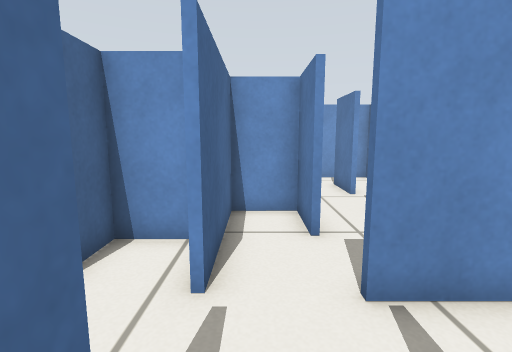
[1] (above)

21 first-person views from a walk through a robot-simulator world made for Gazebo. The camera is 0.57 m above the floor, tilts 8° down and sees 85° across. The floor is counted in squares, 0.25 m on a side. Each view is taken from the middle of a square. On the plan, view 1 faces up. The plan holds only what a view shows up to about 17 squares ahead; the rest is blank.

[2]
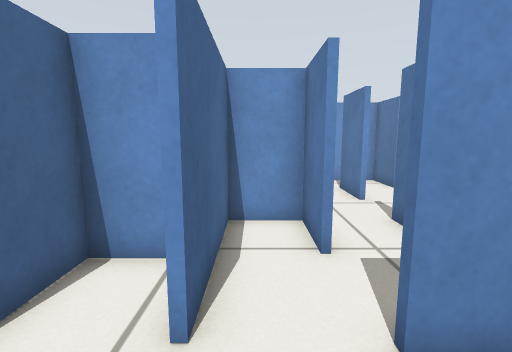

[3]
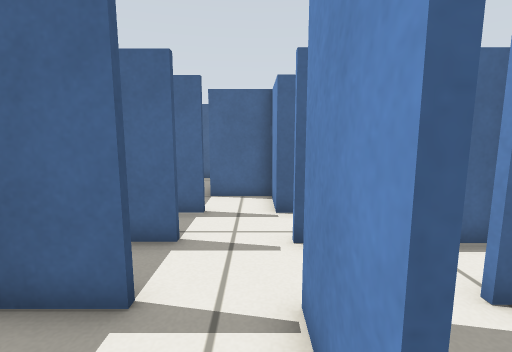

[4]
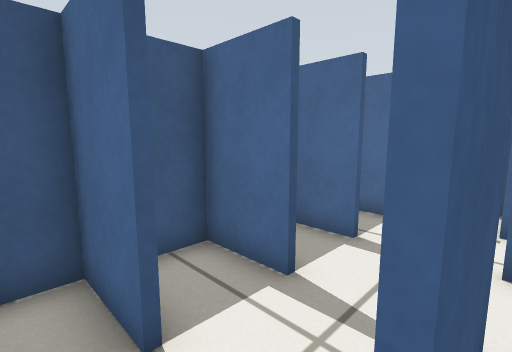

[5]
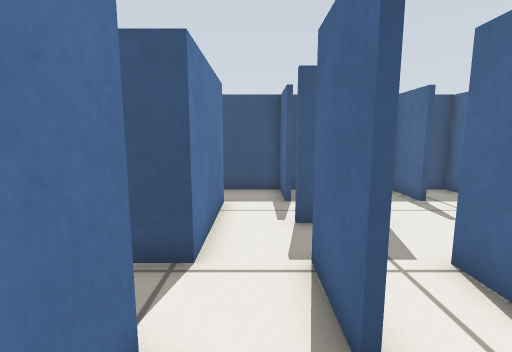

[6]
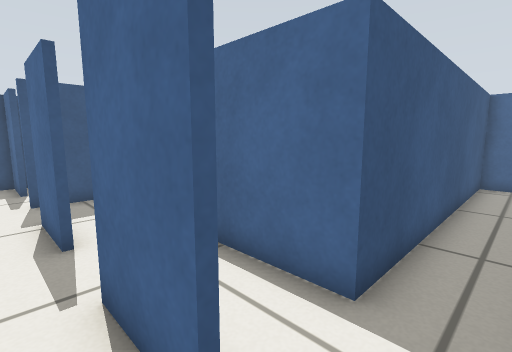

[7]
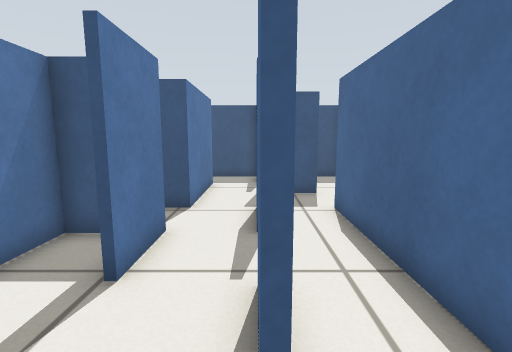

[8]
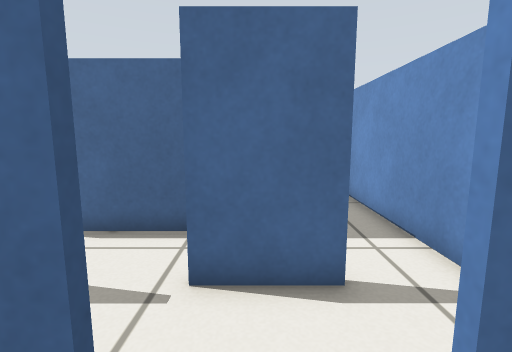

[9]
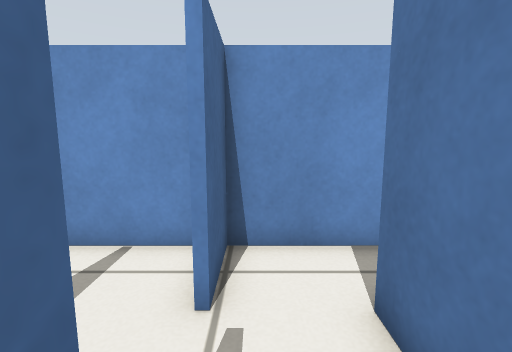

[10]
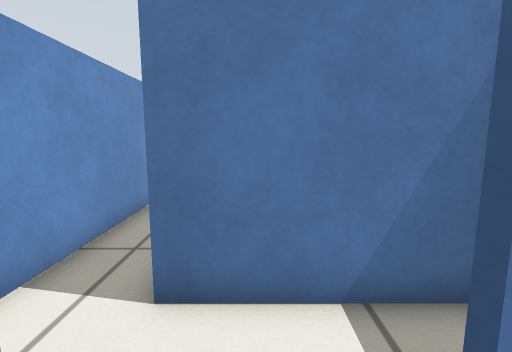

[11]
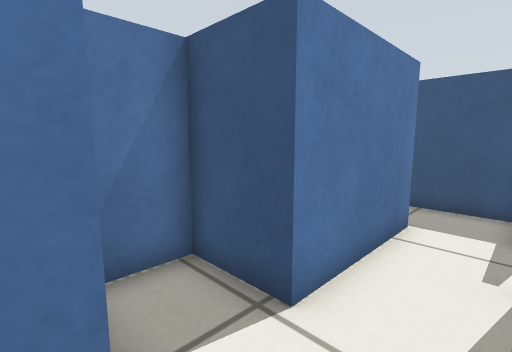

[12]
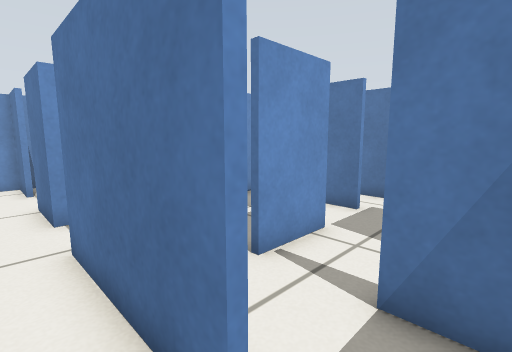

[13]
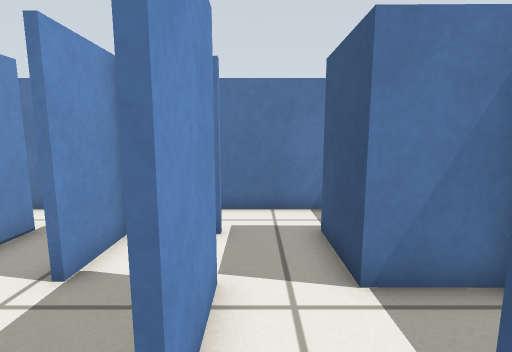

[14]
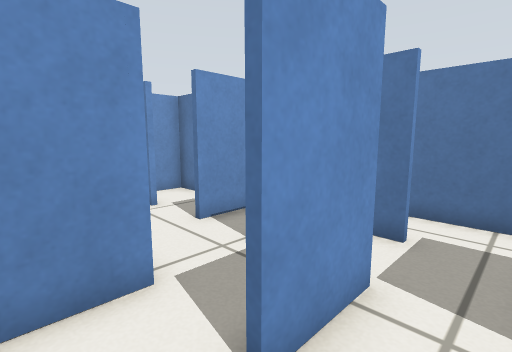

[15]
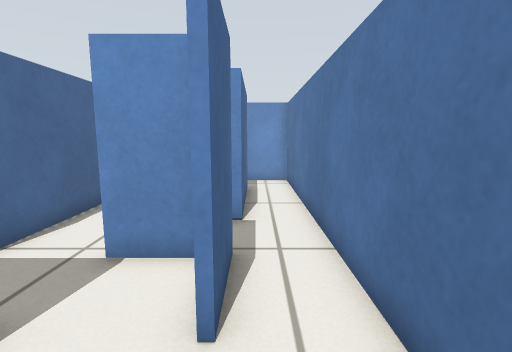

[16]
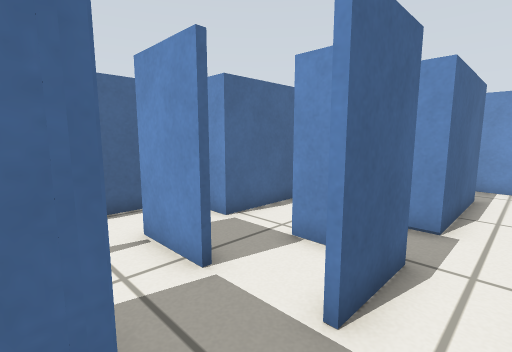

[17]
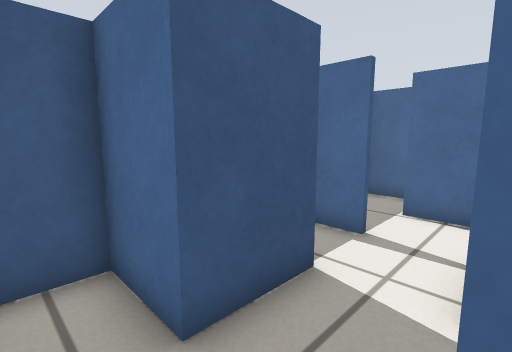

[18]
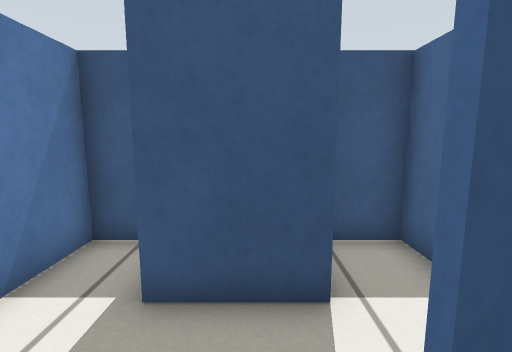

[19]
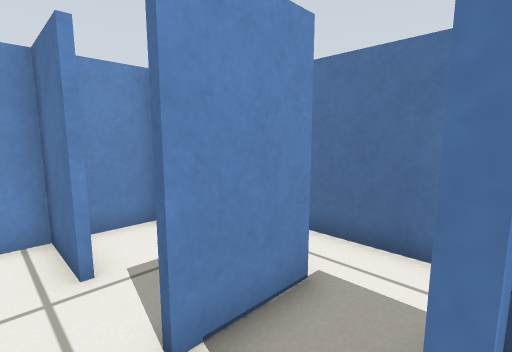

[20]
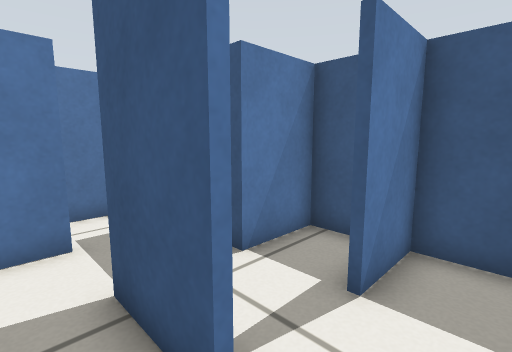

[21]
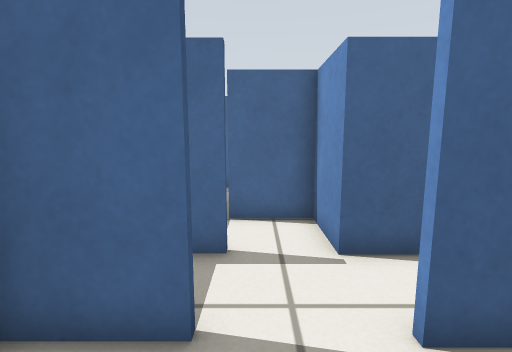

### Floor plan
Ten units are one square. View 1 is at (0, 0); x grows to the right and y downward. Boxes are objects, and circles mark ways between rooms. Rooms are numbered by the first view taken in them; rooms with no view inside come last. Other rooms are left out.
<svg viewBox="-109 -161 270 175">
<path fill="none" stroke="#000" d="M-8 -14 -8 9 5 9M13 -61 13 -84 -8 -84 -8 -38M40 -36 15 -36M15 -38 40 -38M38 -79 38 -86M40 -14 40 9 55 9M40 -86 40 -61M62 -14 62 -62 86 -62 86 -79M66 -84 62 -84M15 -85 15 -61M15 -14 15 9 36 9M40 -134 40 -109M38 -109 38 -134M62 -134 62 -156 -27 -156M62 -84 62 -109M-104 -145 -104 -134 15 -134 15 -85M137 -135 136 -84M64 -109 64 -104M76 -85 86 -85 86 -135M156 -86 156 -156 64 -156 64 -134M64 -46 64 -14M55 9 86 9 86 -14M88 -60 69 -60M111 -36 86 -36M133 -38 133 -60 111 -60M136 -63 136 -38M86 -38 111 -38M136 -84 111 -84M88 -14 88 9 110 9 110 -14 136 -14 136 9 156 9 156 -86M88 -94 88 -60M110 -108 111 -132 101 -132M133 -120 133 -132 116 -132M88 -104 88 -94M-32 -15 -32 9M-14 -60 -32 -60 -32 -36M-32 -36 -56 -36 -56 -13"/>
<circle cx="10" cy="-40" r="3" fill="#2a7"/>
<circle cx="-10" cy="-25" r="3" fill="#2a7"/>
<circle cx="35" cy="-95" r="3" fill="#2a7"/>
<circle cx="60" cy="-5" r="3" fill="#2a7"/>
<circle cx="60" cy="-120" r="3" fill="#2a7"/>
<circle cx="150" cy="-80" r="3" fill="#2a7"/>
<circle cx="90" cy="-35" r="3" fill="#2a7"/>
<circle cx="105" cy="-90" r="3" fill="#2a7"/>
<circle cx="-30" cy="-25" r="3" fill="#2a7"/>
<text x="0" y="-30">1</text>
<text x="40" y="-50">2</text>
<text x="0" y="-140">3</text>
<text x="100" y="-140">4</text>
<text x="70" y="-20">5</text>
<text x="120" y="-50">6</text>
<text x="120" y="-110">7</text>
<text x="-20" y="-30">8</text>
<text x="-50" y="-30">9</text>
</svg>
Room 1 opens to room 2. Room 1 opens to room 8. Room 2 opens to room 3. Room 2 opens to room 5. Room 3 opens to room 4. Room 4 opens to room 6. Room 5 opens to room 6. Room 6 opens to room 7. Room 8 opens to room 9.

Where each view was taken, in squares from view 1:
view 1: 0 up, 0 right, facing up
view 2: 1 up, 0 right, facing up
view 3: 3 up, 5 right, facing left
view 4: 4 up, 5 right, facing down-left
view 5: 11 up, 5 right, facing down
view 6: 15 up, 5 right, facing down-left
view 7: 15 up, 4 right, facing down
view 8: 12 up, 8 right, facing left
view 9: 10 up, 7 right, facing up
view 10: 12 up, 5 right, facing right
view 11: 9 up, 4 right, facing down-right
view 12: 0 up, 5 right, facing up-right
view 13: 3 up, 7 right, facing right
view 14: 2 up, 7 right, facing up-right
view 15: 1 up, 14 right, facing up
view 16: 1 up, 15 right, facing up-left
view 17: 4 up, 15 right, facing down-left
view 18: 5 up, 12 right, facing down
view 19: 6 up, 10 right, facing up-right
view 20: 5 up, 7 right, facing down-right
view 21: 2 up, 2 right, facing left
